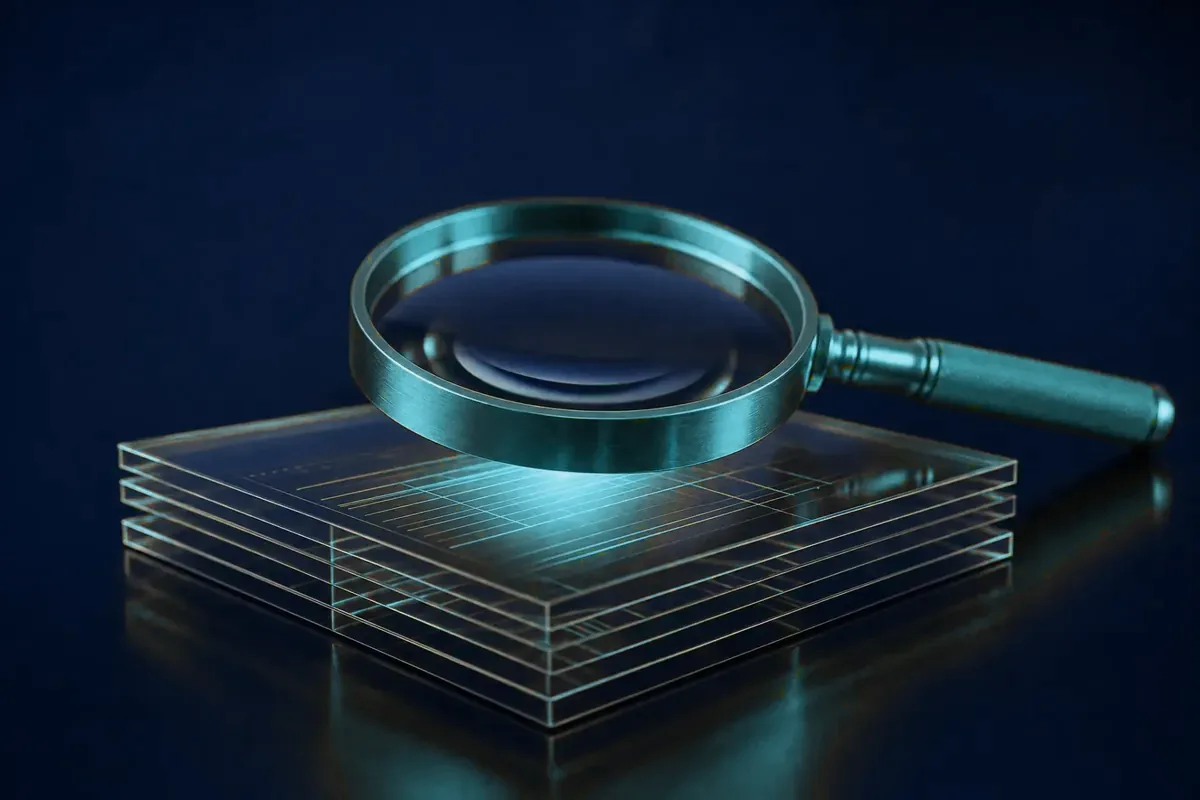
#> input picture imports/github/kosif-earth-ci-fork/ui/art/brand/audit.webp, 1200 x 800 px
$ python recolor_ice.py ../../imports/github/kosif-earth-ci-fork/ui/art/brand/audit.webp ../../imports/github/kosif-earth-ci-fork/ui/art/brand/door-hero.webp
#> lines starting #> are read from the running program, lines starting #| are printed output that depends on the picture; after the words box and inside, x2 and y2 are one past the last pixel; in counts of white or black regions, pixels touching at a corner belong together
#> in image, im is the input picture: PIL image 1200x800 RGB; mean R, G, B 19.3, 35.5, 52.1
"""Gold → ice selective recolour for the SQC identity art (2026-10-08 «كوبالت وجليد»).
Hues in the gold band (≈22°–68°) rotate smoothly to the ice band (≈185°–195°); everything else is untouched,
so the navy skies stay blue and skin/meat reds stay red. Blues get a slight push toward cobalt.
usage: python recolor.py IN OUT          (webp/png/jpg)
       python recolor.py IN.mp4 OUT.mp4  (video; audio dropped — the brand loops are silent)"""
import sys, subprocess, numpy as np
from PIL import Image


def smooth(x, a, b):
    t = np.clip((x - a) / (b - a), 0, 1)
    return t * t * (3 - 2 * t)


def recolor(rgb):
    f = rgb.astype(np.float32) / 255.0
    r, g, b = f[..., 0], f[..., 1], f[..., 2]
    mx, mn = f.max(-1), f.min(-1)
    d = mx - mn + 1e-6
    h = np.where(mx == r, ((g - b) / d) % 6, np.where(mx == g, (b - r) / d + 2, (r - g) / d + 4)) * 60
    v = mx
    s = np.where(mx > 0, (mx - mn) / (mx + 1e-6), 0)
    # gold band weight
    w = smooth(h, 18, 30) * (1 - smooth(h, 62, 74)) * smooth(s, .08, .22)
    h_new = 190 + (h - 45) * .35
    # blue band: nudge navy (210–225) toward cobalt (228)
    wb = smooth(h, 196, 206) * (1 - smooth(h, 236, 248))
    h2 = h + w * ((h_new - h + 540) % 360 - 180) + wb * (228 - h) * .5
    s2 = s * (1 - w * .1)
    v2 = v * (1 - w * .06)
    # hsv → rgb
    h2 = (h2 % 360) / 60
    i = np.floor(h2).astype(int) % 6
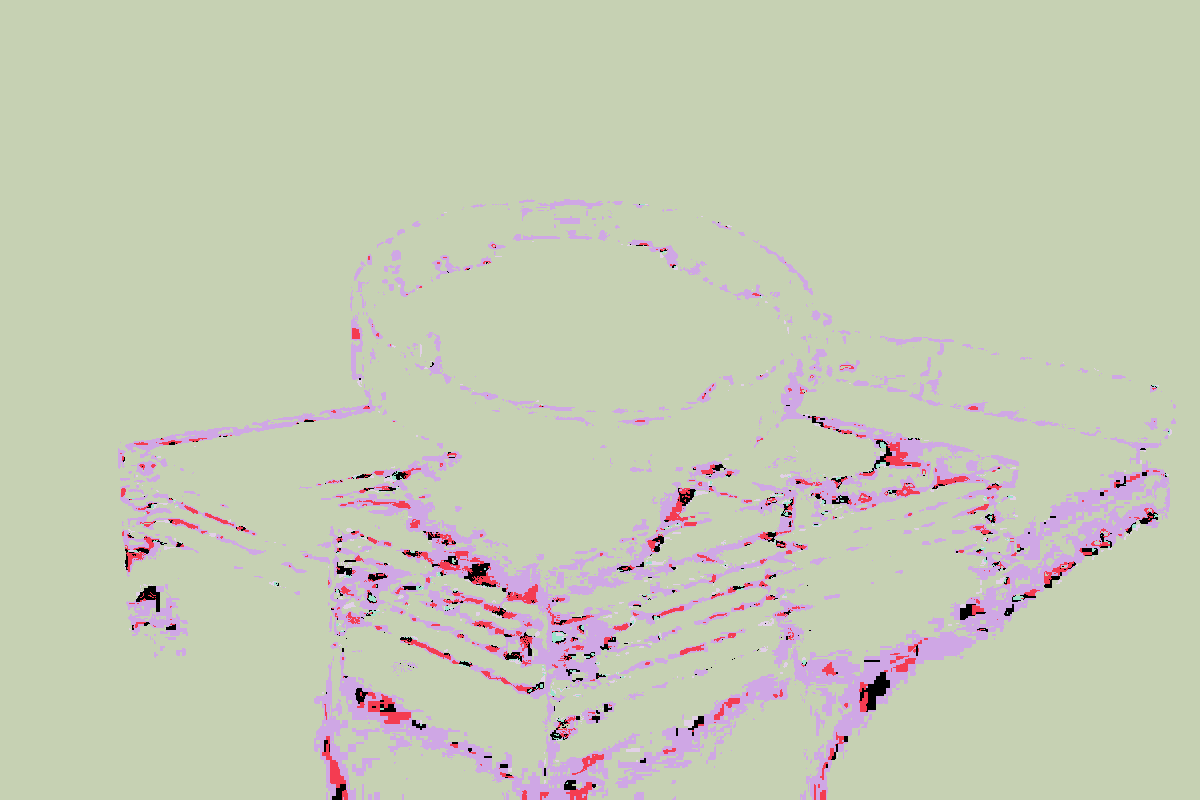
#> i: shape (800, 1200) int64; 6 distinct labels, from 0 to 5; one colour per label, 0 black
    fr = h2 - np.floor(h2)
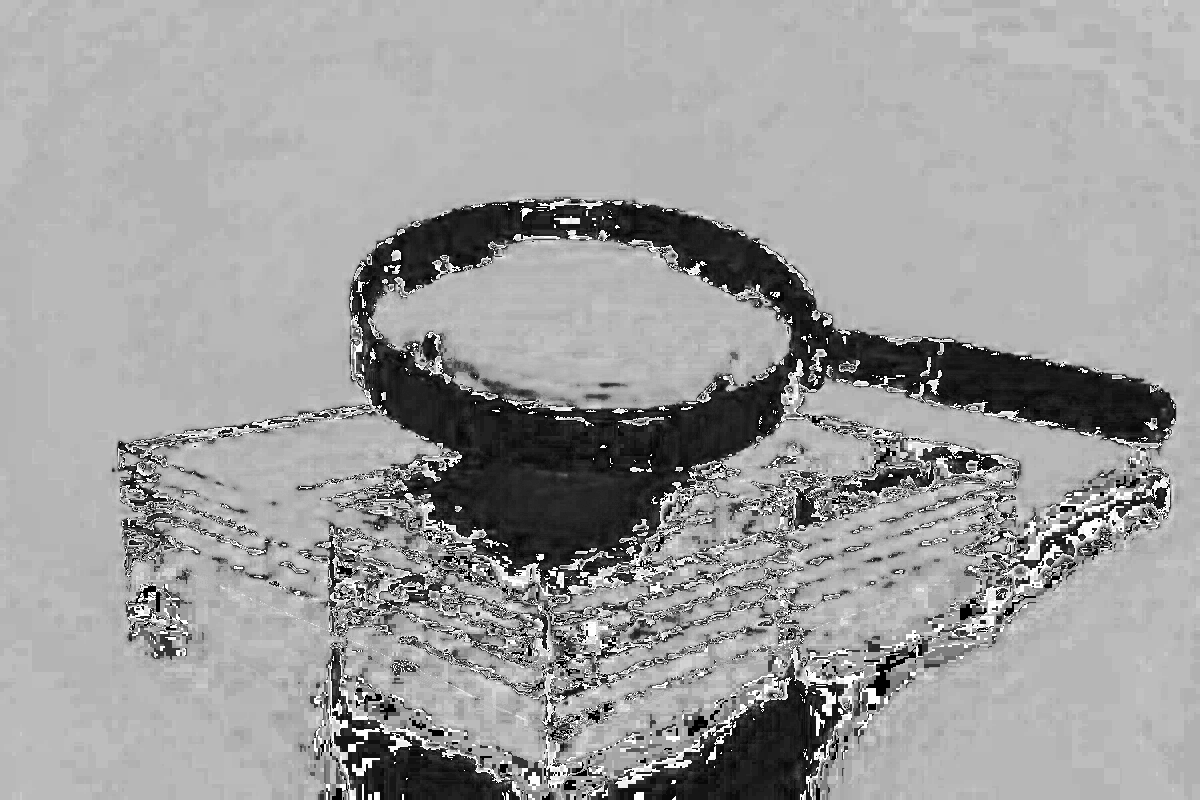
#> fr: shape (800, 1200) float32; min 0, max 1, mean 0.622
    p, q, t = v2 * (1 - s2), v2 * (1 - s2 * fr), v2 * (1 - s2 * (1 - fr))
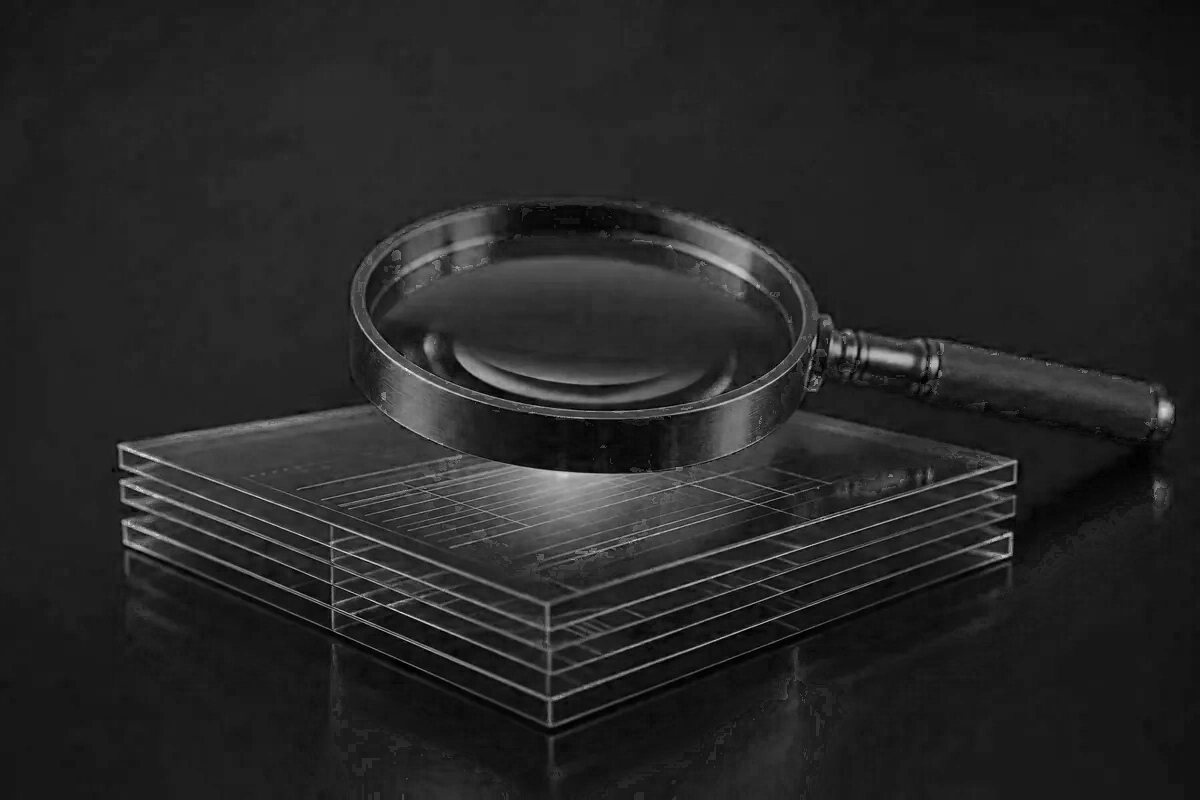
#> t: shape (800, 1200) float32; min 0, max 0.953, mean 0.153
    out = np.zeros_like(f)
    for k, (R, G, B) in enumerate(((v2, t, p), (q, v2, p), (p, v2, t), (p, q, v2), (t, p, v2), (v2, p, q))):
        m = i == k
        out[..., 0][m], out[..., 1][m], out[..., 2][m] = R[m], G[m], B[m]
#> this loop made 6 passes
#> pass 3, in recolor, `m = i == k`:
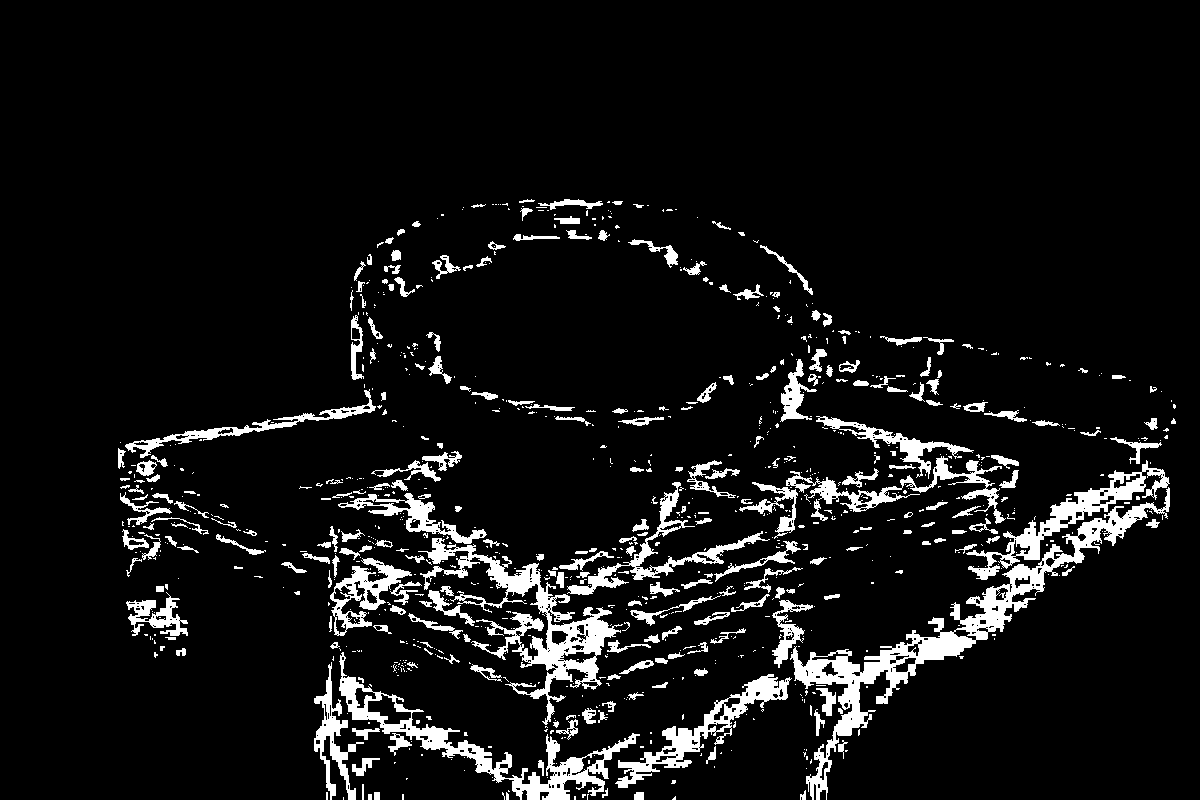
#> m: shape (800, 1200) bool; 7.8% white; 947 white regions (680 under 20 px), largest, box (x1, y1, x2, y2) and area: (790, 487, 1170, 800) 10950, (418, 538, 623, 725) 7638, (339, 652, 640, 800) 5886
    return (np.clip(out, 0, 1) * 255 + .5).astype(np.uint8)
#> returned value: shape (800, 1200, 3)


def image(src, dst):
    im = Image.open(src).convert('RGB')
    out = Image.fromarray(recolor(np.asarray(im)))
    out.save(dst, quality=82, method=6) if dst.endswith('.webp') else out.save(dst)


def video(src, dst):
    probe = subprocess.run(['ffprobe', '-v', 'error', '-select_streams', 'v:0', '-show_entries', 'stream=width,height,r_frame_rate',
                            '-of', 'csv=p=0', src], capture_output=True, text=True).stdout.strip().split(',')
    w, h, fps = int(probe[0]), int(probe[1]), probe[2]
    dec = subprocess.Popen(['ffmpeg', '-v', 'error', '-i', src, '-f', 'rawvideo', '-pix_fmt', 'rgb24', '-'], stdout=subprocess.PIPE)
    enc = subprocess.Popen(['ffmpeg', '-v', 'error', '-y', '-f', 'rawvideo', '-pix_fmt', 'rgb24', '-s', f'{w}x{h}', '-r', fps, '-i', '-',
                            '-an', '-c:v', 'libx264', '-preset', 'slow', '-crf', '24', '-pix_fmt', 'yuv420p', '-movflags', '+faststart', dst],
                           stdin=subprocess.PIPE)
    n = w * h * 3
    while True:
        buf = dec.stdout.read(n)
        if len(buf) < n:
            break
        enc.stdin.write(recolor(np.frombuffer(buf, np.uint8).reshape(h, w, 3)).tobytes())
    enc.stdin.close(); enc.wait(); dec.wait()


if __name__ == '__main__':
    (video if sys.argv[1].endswith('.mp4') else image)(sys.argv[1], sys.argv[2])

$ run again, on imports/github/kosif-earth-ci-fork/ui/art/brand/earth-intro-20261009.webp
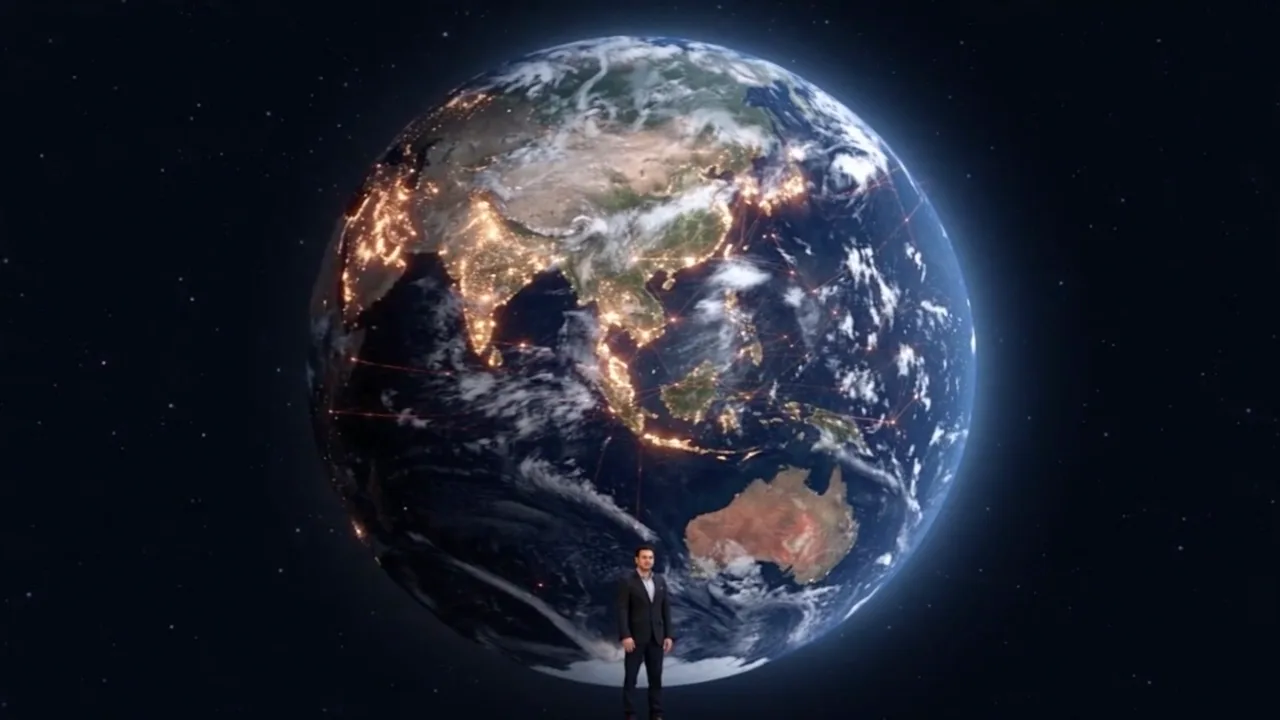
#> input picture imports/github/kosif-earth-ci-fork/ui/art/brand/earth-intro-20261009.webp, 1280 x 720 px
#> in image, im is the input picture: PIL image 1280x720 RGB; mean R, G, B 34.9, 39.3, 51.4
#> in recolor, `i = np.floor(h2).astype(int) % 6`:
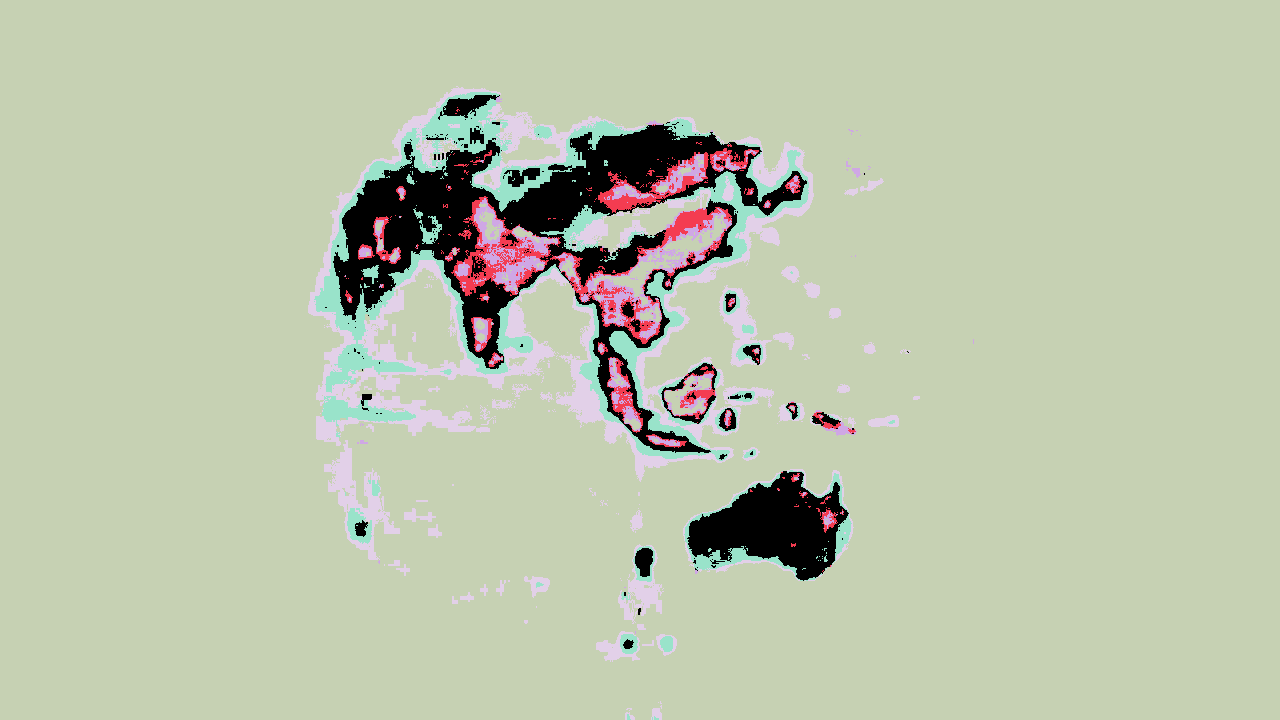
#> i: shape (720, 1280) int64; 6 distinct labels, from 0 to 5; one colour per label, 0 black
#> the loop in recolor, `for k, (R, G, B) in enumerate(((v2, t, p), (q, v2, p), (p, v2, t), (p,..` made 6 passes
#> pass 3, in recolor, `m = i == k`:
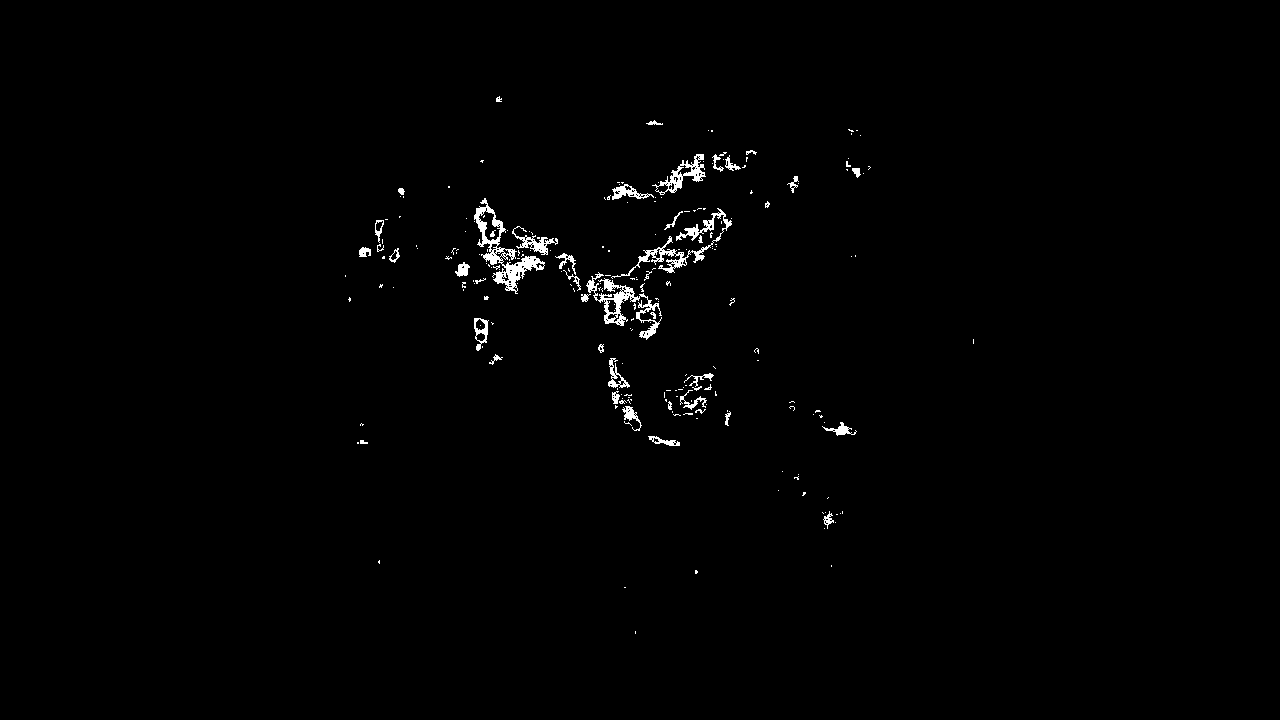
#> m: shape (720, 1280) bool; 0.93% white; 225 white regions (180 under 20 px), largest, box (x1, y1, x2, y2) and area: (474, 198, 545, 294) 1527, (586, 272, 662, 340) 1207, (611, 208, 732, 279) 1112
